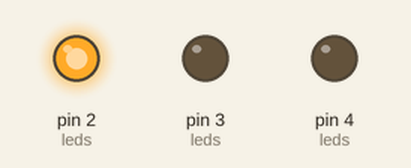
The sketch below on a simulated Arduino Uno, built with avr-gcc and run on an emulated ATmega328P. Shown: output pins drawn as LEDs (lit = HIGH).

Above: at 0.05 s.
At 1.45 s:
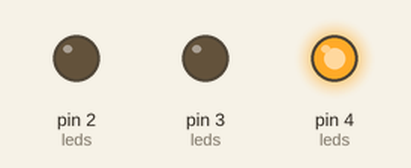
At 2.85 s:
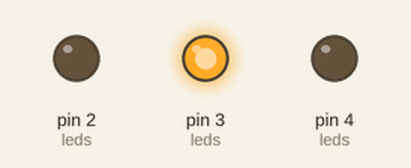
Timing chart, 0 to 3.1 s (numbered marks = the images above):
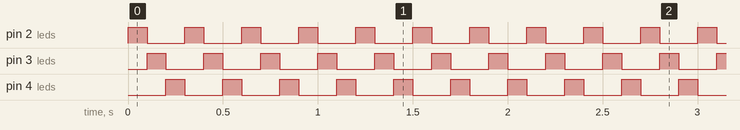

Measured:
- by itself, pin 2 (leds), pin 3 (leds), pin 4 (leds): alternates HIGH for 0.10 s and LOW for 0.20 s

The sketch:

led_loop_ex.ino
```cpp
int timer=100;
int L1=2;
int L2=3;
int L3=4;
int leds[]={L1,L2,L3};
int ledCount=3;

void setup() {
  for (int thisLed = 0; thisLed < ledCount; thisLed++) {
    pinMode(leds[thisLed], OUTPUT);
  }

}

void loop() {
  for (int thisLed = 0; thisLed < ledCount; thisLed++) {
    digitalWrite(leds[thisLed], HIGH);
    delay(timer);
    digitalWrite(leds[thisLed], LOW);
  }
}
```
